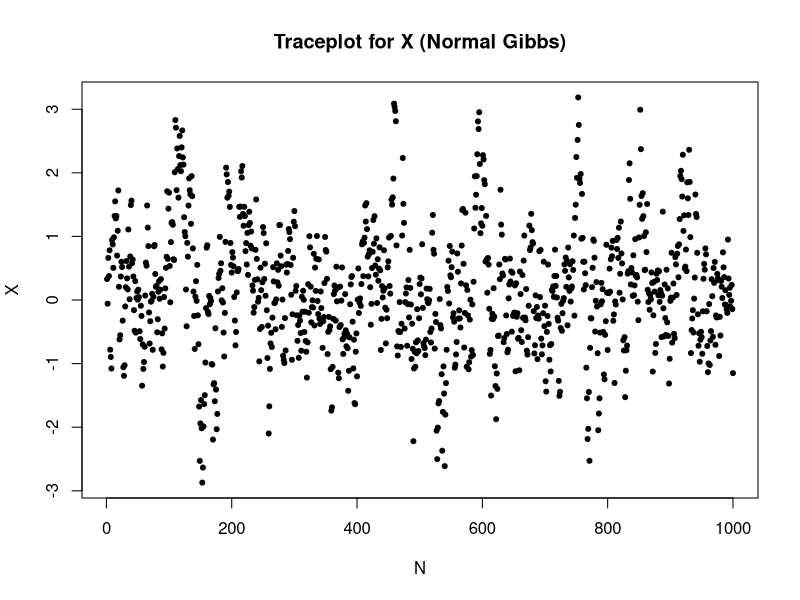
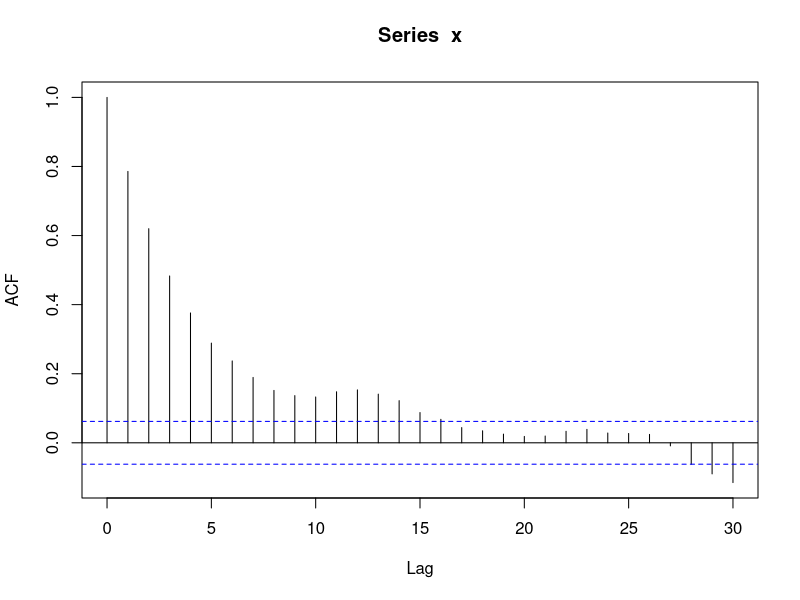

Write R code to recreate these figures, in order.
N = 1000
x = rep(0,N)
y = rep(0,N)
z = rep(0,N)

x[1] = rnorm(1, mean = 0, sd = 0.18990^0.5);
y[1] = rnorm(1, mean = 0, sd = 0.18990^0.5);
z[1] = rnorm(1, mean = 0.052632*x[1]+0.052632*y[1], sd = 0.98947^0.5)


for(i in 2:N){
  x[i] = rnorm(1, mean = 0.89899*y[i-1]+0.01010*z[i-1], sd = 0.18990^0.5)
  y[i] = rnorm(1, mean = 0.89899*x[i]+0.01010*z[i-1], sd =0.18990^0.5)
  z[i] = rnorm(1, mean = 0.052632*x[i]+0.052632*y[i], sd = 0.98947^0.5)
}

png("tracenorm.png")
plot(x, pch=20, xlab="N", ylab="X", main="Traceplot for X (Normal Gibbs)")
dev.off()

png("acfnorm.png")
acf(x)
dev.off()